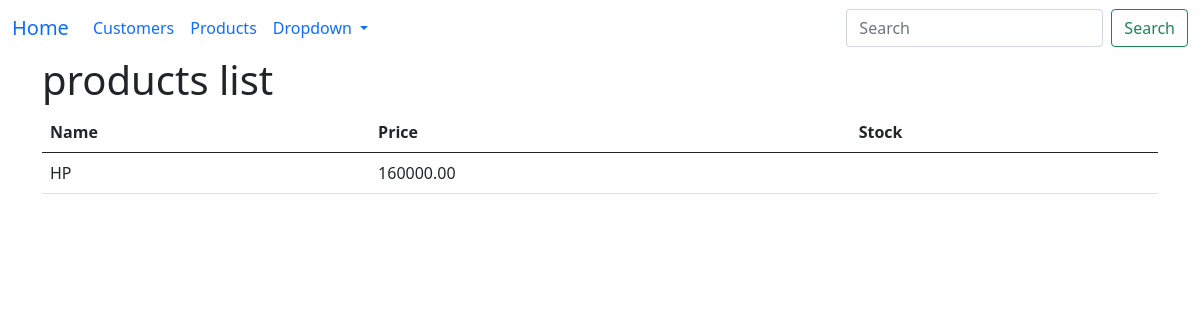
/products, run on an earlier commit of the app's database.
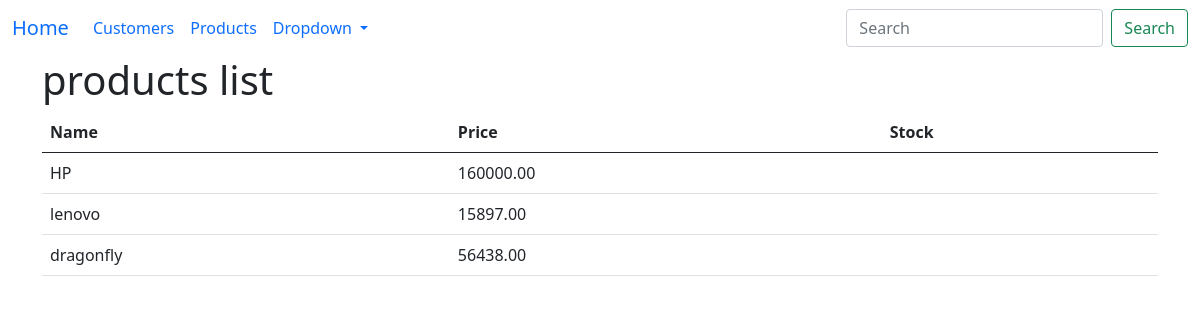
And on a later commit of the database.
### sales/models.py (models this page shows, shortened)
class Product(models.Model):
    name = models.CharField(max_length=100)
    price = models.DecimalField(decimal_places=2, max_digits=9)
    in_stock = models.IntegerField()

### sales/views.py (the view)
# urls.py: path('products', products_list, name='products'),
def products_list(request):
    products = Product.objects.all()
    context = {'products':products}
    return render(request, 'products.html', context)

### sales/templates/products.html
{%extends 'base.html'%}
{%block main%}
    <h1>products list</h1>
    <table class="table  table-hover">
        <thead>
            <th>Name</th>
            <th>Price</th>
            <th>Stock</th>
        </thead>
        <tbody>
            {% for product in products%}
            <tr>
                <td>{{product.name}}</td>
                <td>{{product.price}}</td>
                <td>{{product.stock}}</td>
            </tr>
            {% endfor %}
        </tbody>
    </table>
{% endblock %}

### sales/templates/base.html (shortened to what this page needs)
<!DOCTYPE html>
<html lang="en">
<head>
    <link href="https://cdn.jsdelivr.net/npm/bootstrap@5.0.2/dist/css/bootstrap.min.css" rel="stylesheet">
</head>
<body>
<nav class="navbar navbar-expand-lg bg-body-tertiary">
  <div class="container-fluid">
    <a class="navbar-brand" href="/">Home</a>
    <div class="collapse navbar-collapse" id="navbarSupportedContent">
      <ul class="navbar-nav me-auto mb-2 mb-lg-0">
        <li class="nav-item">
          <a class="nav-link active" aria-current="page" href="/customers">Customers</a>
        </li>
        <li class="nav-item">
          <a class="nav-link" href="/products">Products</a>
        </li>
        <li class="nav-item dropdown">
          <a class="nav-link dropdown-toggle" href="#" role="button" data-bs-toggle="dropdown" aria-expanded="false">
            Dropdown
          </a>
        </li>
        <li class="nav-item">
          <a class="nav-link disabled" aria-disabled="true"></a>
        </li>
      </ul>
      <form class="d-flex" role="search">
        <input class="form-control me-2" type="search" placeholder="Search" aria-label="Search">
        <button class="btn btn-outline-success" type="submit">Search</button>
      </form>
    </div>
  </div>
</nav>
<div class="container">
  {% block main %} {% endblock %}
</div>
</body>
</html>

What changed in the data, as far as the page shows it:
added Product: name "lenovo", price "15897.00"
added Product: name "dragonfly", price "56438.00"
